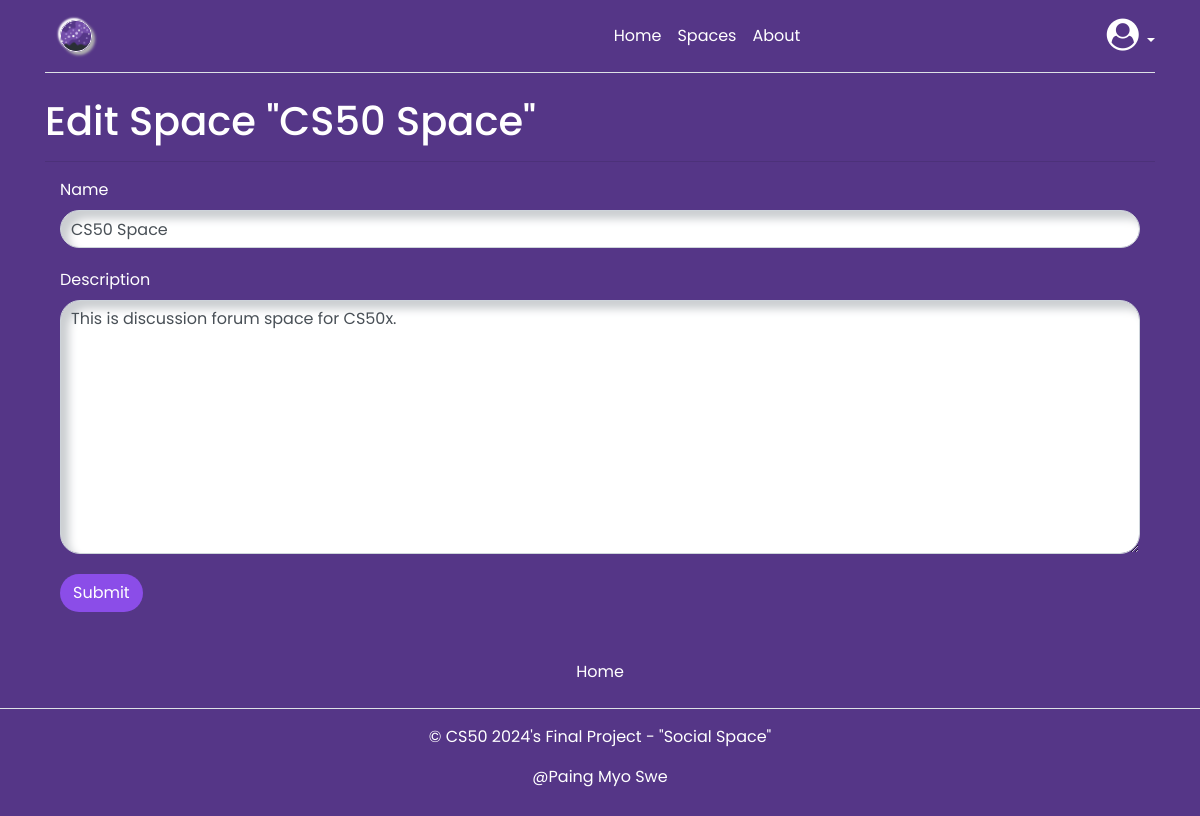
The app's page /spaces/5/update (signed in) with its own data.
### tables this page shows
CREATE TABLE spaces (
  id INTEGER PRIMARY KEY AUTOINCREMENT,
  admin_id INTEGER NOT NULL,
  code VARCHAR NOT NULL,
  name TEXT NOT NULL,
  description TEXT NOT NULL,
  created TIMESTAMP NOT NULL DEFAULT CURRENT_TIMESTAMP,
  FOREIGN KEY (admin_id) REFERENCES users (id)
);

### app/space.py (the view, shortened to what this page needs)
@bp.route("/<int:id>/update", methods=("GET", "POST"))
@login_required
def update(id):
    db = get_db()
    space = db.execute(
        "SELECT id, name, description, admin_id FROM spaces WHERE id = ?", (id,)
    ).fetchone()
    if space is None:
        abort(404, f"Space id {id} doesn't exist.")
    if space["admin_id"] != g.user["id"]:
        abort(403, "You don't have permission to edit this space.")
    return render_template("space/edit.html", space=space)

### app/auth.py (called while the page is built)
@bp.before_app_request
def load_logged_in_user():
    user_id = session.get("user_id")
    if user_id is None:
        g.user = None
    else:
        g.user = (
            get_db().execute("SELECT * FROM users WHERE id = ?", (user_id,)).fetchone()
        )

def login_required(view):
    @functools.wraps(view)
    def wrapped_view(**kwargs):
        if g.user is None:
            return redirect(url_for("auth.login"))
        return view(**kwargs)
    return wrapped_view

### app/db.py (called while the page is built)
def get_db():
    if "db" not in g:
        g.db = sqlite3.connect(
            current_app.config["DATABASE"], detect_types=sqlite3.PARSE_DECLTYPES
        )
        g.db.row_factory = sqlite3.Row
    return g.db

### app/templates/space/edit.html
{% extends 'base.html' %} {% block header %}
<h1>{% block title %}Edit Space "{{ space['name'] }}"{% endblock %}</h1>
{% endblock %} {% block content %}
<hr />
<section class="content">
  <div class="container">
    <form method="post">
      <div class="mb-3">
        <label for="title" class="form-label">Name</label>
        <input
          type="text"
          class="form-control form-field d-flex"
          name="name"
          id="name"
          value="{{ request.form['name'] or space['name'] }}"
          required
        />
      </div>
      <div class="mb-3">
        <label for="description" class="form-label">Description</label>
        <textarea
          class="form-control form-field d-flex"
          name="description"
          id="description"
          rows="10"
        >
{{ request.form['description'] or space['description'] }}</textarea
        >
      </div>
      <button type="submit" class="btn btn-submit-post">Submit</button>
    </form>
  </div>
</section>
{% endblock %}

### app/static/style.css (style rules this page uses)
* { margin: 0; padding: 0; box-sizing: border-box; font-family: "Poppins", sans-serif; }
body { background: #553687; }
body, h1, h2, h3, h4, h5, h6, p, a, span, div { color: white; }
.btn-submit-post { background-color: #8b4de8; color: #fff; border-radius: 25px; }
.form-field { padding-left: 10px; margin-bottom: 20px; border-radius: 20px; box-shadow: inset 8px 8px 8px #cbced1, inset -8px -8px 8px #fff; }

### records on screen
spaces: name "CS50 Space", description "This is discussion forum space for CS50x."
